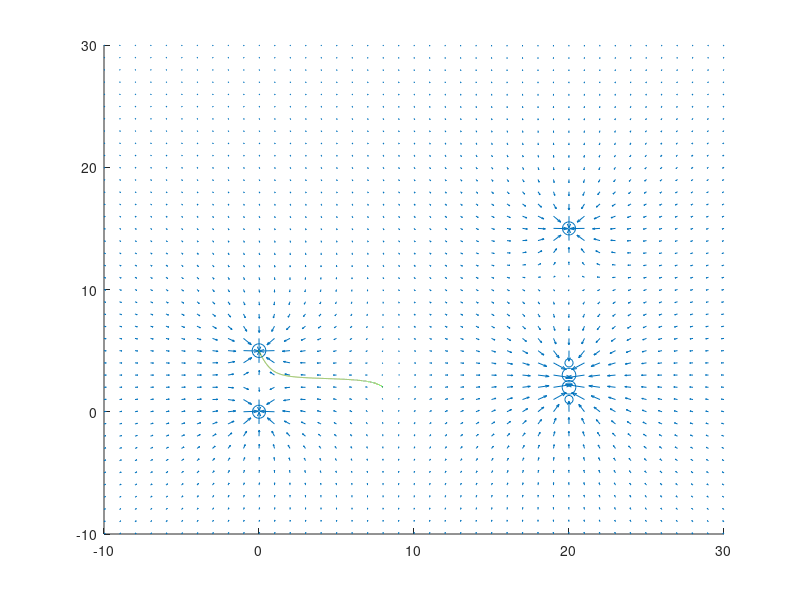

This figure's MATLAB source:
% This method uses a damped gravitational field to determine the
% indirect residual. It relies on an efficiently calculated steady state
% solution. 

xl = -10;
xu = 30;
yl = -10;
yu = 30;

potentialSolutions = [[0;0], [20;4], [20;1], [20;2], [20;3], [20;15], [0;5]];
error = [0.1, 1, 1, 0.01, 0.01, 0.1, 0.001];
mass = exp(-error);

pointArray = [];
vectorArray = [];

% generate force field vectors
for x = (xl:1:xu)
    for y = (yl:1:yu)
        % create the force
        force = [0;0];
        for index = (1:length(potentialSolutions))
            force = force + (mass(index) / norm(potentialSolutions(1:2, index) - [x;y])^2) * ((potentialSolutions(1:2, index) - [x;y])/norm(potentialSolutions(1:2, index) - [x;y]));
        end
        pointArray = [pointArray, [x;y]];
        vectorArray = [vectorArray, 1e12 * sqrt(norm(force)) * force / norm(force)];
    end
end



% numerical solve

x = [8;2];
dx = [0;0];

cd = 1;

solArray = [];

dt = 0.1;

for t = (0:dt:1000)
    
    solArray = [solArray, x];
    
    % create the force
    force = [0;0];
    for index = (1:length(potentialSolutions))
         force = force +  (mass(index) / (norm(potentialSolutions(1:2, index) - x)^2 + 1)) * ((potentialSolutions(1:2, index) - x)/(norm(potentialSolutions(1:2, index) - x) + 1));
    end
  
    % add damping
    force = force - cd * dx;
    
    % integrate
    x = x + dx * dt + 0.5 * force * dt^2;
    dx = dx + force * dt;
    
end


scatter(potentialSolutions(1, :), potentialSolutions(2, :), 100 * mass, 'o')
xlim([xl, xu])
ylim([xl, xu])
hold on
quiver(pointArray(1, :), pointArray(2, :), vectorArray(1, :), vectorArray(2, :))

plot(solArray(1, :), solArray(2, :))
